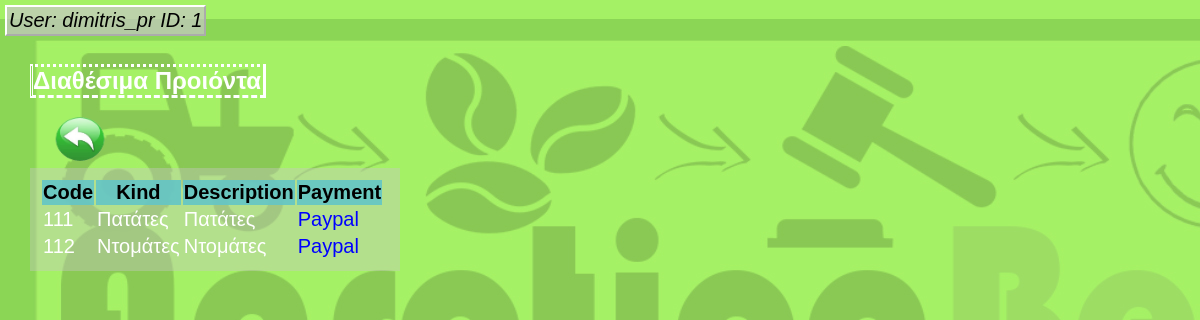
/public/producers/show_products.php (signed in), run on the app's committed database.
### tables this page shows
CREATE TABLE `products` (
  `code` int(11) NOT NULL,
  `kind` varchar(255) DEFAULT NULL,
  `description` text,
  `payment` text
);

### private/functions.php (called while the page is built, shortened)
<?php
function url_for($script_path) {
  return WWW_ROOT . $script_path;
}
function h($string="") {
  return htmlspecialchars($string);
}
?>

### private/query_functions.php (called while the page is built, shortened)
<?php
    function find_all_products() {
      global $db;
      $sql = "SELECT * FROM products ";
      $sql .= "ORDER BY code ASC";
      $result = mysqli_query($db, $sql);
      return $result;
    }
  ?>

### public/producers/show_products.php (the view, shortened to what this page needs)
<?php
$product_set = find_all_products();
?>
<!DOCTYPE html PUBLIC "-//W3C//DTD XHTML 1.0 Strict//EN""http://www.w3.org/TR/xhtml1/DTD/xhtml1-strict.dtd">
<html xmlns="http://www.w3.org/1999/xhtml">
<body background="<?php echo url_for('/images/eksofylo2.jpg'); ?>">
	<head>
		   <link rel="stylesheet"  media="all" href="<?php echo url_for('/stylesheets/public.css'); ?>" />
	</head>
		<div id="data">
		<br>
		<h1 class="a"> Διαθέσιμα Προιόντα </h1>
		<div id="logo">
      User: <?php echo $_SESSION['username_producer'] ?? ' '; ?>
      ID: <?php echo $_SESSION['producer_id'] ?? ' '; ?>
	  </div>
		</div>
</body>
</html>
<form class="back_btn" action="<?php echo url_for('/producers/newaution.php'); ?>">
  <input type="image" src="back.png" alt="Submit"  width="100" height="50">
</form>
<div id="content1">
  <table class="list">
    <tr class="menu">
      <th>Code</th>
      <th>Kind</th>
      <th>Description</th>
      <th>Payment</th>
    </tr>
  <?php while($product = mysqli_fetch_assoc($product_set)) { ?>
    <tr class="products1">
        <td><?php echo h($product['code']); ?></td>
        <td><?php echo h($product['kind']); ?></td>
        <td><?php echo h($product['description']); ?></td>
        <td class="pay"><?php echo h($product['payment']); ?></td>
     </tr>
  <?php } ?>
  </table>
  </div>

### public/stylesheets/public.css (style rules this page uses)
body { font-family: Arial; font-size: 12pt; margin: 30px 30px 30px 30px; background-image: url("pictures/eksofylo2.jpg");; color: white; background-repeat: no-repeat; }
#logo { text-align: center; color: black; font-style: italic; position: absolute; top: 5px; left: 5px; padding: 2px; background-color: rgba(199, 198, 198,0.7); text-decoration: none; color: black; font-size: 15pt; border: 2px outset white; }
h1 { text-decoration: none; color: white; font-size: 18pt; border-style: dotted solid dashed double; width: 220px; }
.back_btn { left: 5px; top: 1px; }
.products1 { font-size: 15pt; }
.a { text-decoration: none; color: white; font-size: 18pt; border-style: dotted solid dashed double; width: 230px; }
.menu { padding: 10px; background-color: rgba(100, 198, 198,0.9); color: black; font-size: 15pt; }
.pay { color: blue; }
#content1 { padding: 10px; background-color: rgba(199, 198, 198,0.4); width: 350px; }

### data on the page
products: code "111", kind "Πατάτες", description "Πατάτες", payment "Paypal"
products: code "112", kind "Ντομάτες", description "Ντομάτες", payment "Paypal"

### other printed values
$_SESSION['username_producer'] "dimitris_pr"
$_SESSION['producer_id'] "1"
